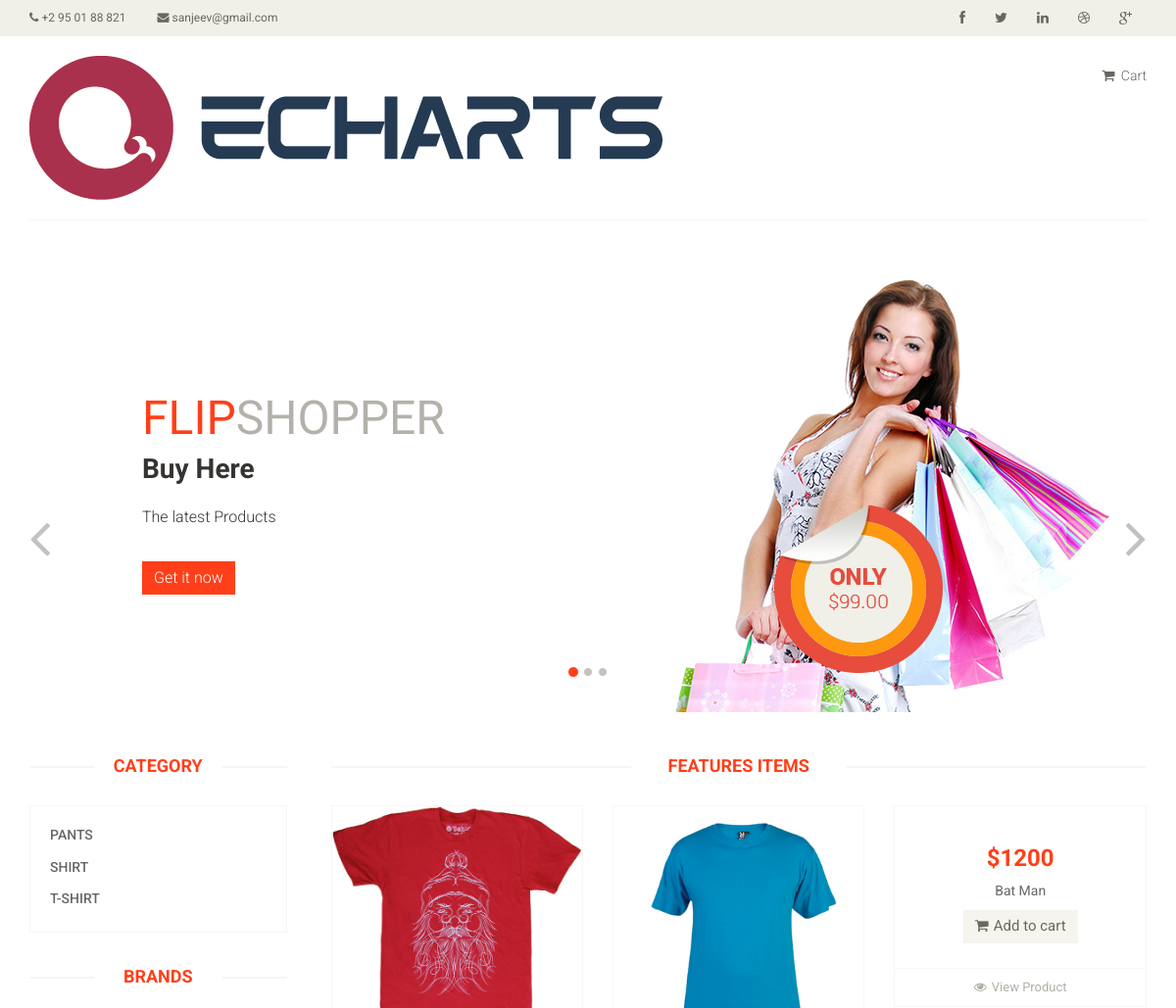
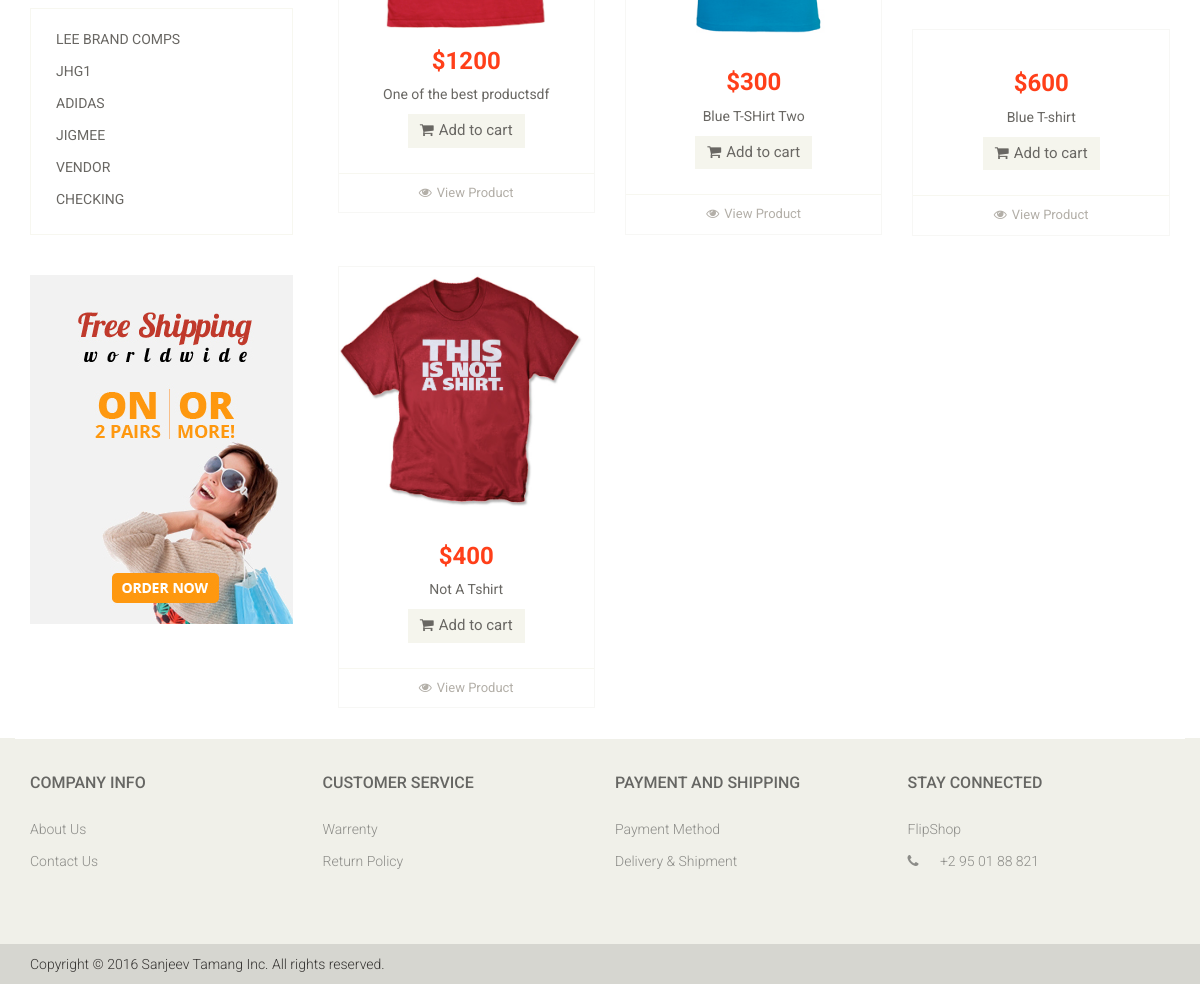
The page / on the database its author committed (2 pictures, top to bottom).
### tables this page shows
CREATE TABLE `product_category` (
  `product_cat_id` int(11) NOT NULL,
  `product_cat_name` varchar(100) NOT NULL
);

CREATE TABLE `company` (
  `company_id` int(11) NOT NULL,
  `company_name` varchar(35) NOT NULL,
  `company_address` varchar(35) NOT NULL,
  `company_phone` varchar(20) NOT NULL,
  `company_image` varchar(30) NOT NULL,
  `user_id` int(11) NOT NULL
);

CREATE TABLE `featured_products` (
  `featured_id` int(9) NOT NULL,
  `product_id` int(9) NOT NULL,
  `user_id` int(9) NOT NULL
);

CREATE TABLE `product_images` (
  `image_id` int(11) NOT NULL,
  `image_name` varchar(100) NOT NULL,
  `product_id` int(11) NOT NULL
);

CREATE TABLE `products` (
  `product_id` int(11) NOT NULL,
  `product_name` varchar(60) NOT NULL,
  `product_quantity` varchar(20) NOT NULL,
  `product_price` varchar(100) NOT NULL,
  `product_details` varchar(200) NOT NULL,
  `product_brand` varchar(100) NOT NULL,
  `user_id` int(11) NOT NULL,
  `product_cat_id` int(11) NOT NULL
);

### controllers/index.php (called while the page is built, shortened)
<?php
class Index extends Controller
{
	function index(){
		$products = $this->model->getItems();
		$this->view->p_list = $products;
		$products = $this->model->productTypeList();
		$this->view->p_type_list = $products;
		$this->view->company_list = $this->model->companyNameList();
		$this->view->render('index/index');
	}
}

### index.php (called while the page is built, shortened)
<?php
require 'libs/Bootstrap.php';
require 'libs/Controller.php';
require 'libs/View.php';
require 'libs/Model.php';
$app = new Bootstrap();

### libs/Model.php (called while the page is built)
<?php
class Model
{
	function __construct()
	{
		$this->db = new Database();
	}
}
?>

### models/index_model.php (called while the page is built, shortened)
<?php
class Index_Model extends Model
{
	function getItems(){
		$query = $this->db->prepare("SELECT featured_products.product_id,products.product_details, products.product_price, products.product_name, product_images.image_name FROM featured_products INNER JOIN products ON products.product_id = featured_products.product_id JOIN product_images ON product_images.product_id = products.product_id ORDER BY featured_products.featured_id DESC LIMIT 6");
		$query->setFetchMode(PDO::FETCH_ASSOC);
		$query->execute();
		$data = $query->fetchAll();
		return $data;
    }
   	function productTypeList(){
		$query = $this->db->prepare("SELECT * FROM product_category");
		$query->execute();
		$product_type = $query->fetchAll();
		return $product_type;
	}
	function companyNameList(){
		$query = $this->db->prepare("SELECT company_name FROM company");
		$query->execute();
		$companyList = $query->fetchAll();
		return $companyList;
	}
}

### libs/Controller.php (called while the page is built, shortened)
<?php
class Controller
{
	public function loadModel($name){
		$path = 'models/'.$name.'_model.php';
		if(file_exists($path)){
			$this->model = new $modelName();
		}
	}
}

### views/index/index.php (the view, shortened to what this page needs)
<section id="slider">
	<div class="container">
		<div class="row">
			<div class="col-sm-12">
				<div id="slider-carousel" class="carousel slide" data-ride="carousel">
					<ol class="carousel-indicators">
						<li data-target="#slider-carousel" data-slide-to="0" class="active"></li>
						<li data-target="#slider-carousel" data-slide-to="1"></li>
						<li data-target="#slider-carousel" data-slide-to="2"></li>
					</ol>
					<div class="carousel-inner">
						<div class="item active">
							<div class="col-sm-6">
								<h1><span>FLIP</span>SHOPPER</h1>
								<h2>Buy Here</h2>
								<p>The latest Products</p>
								<button type="button" class="btn btn-default get">Get it now</button>
							</div>
							<div class="col-sm-6">
								<img src="<?php echo URL; ?>public/images/home/girl1.jpg" class="girl img-responsive" alt="" />
								<img src="<?php echo URL; ?>public/images/home/pricing.png"  class="pricing" alt="" />
							</div>
						</div>
					</div>
					<a href="#slider-carousel" class="left control-carousel hidden-xs" data-slide="prev">
						<i class="fa fa-angle-left"></i>
					</a>
					<a href="#slider-carousel" class="right control-carousel hidden-xs" data-slide="next">
						<i class="fa fa-angle-right"></i>
					</a>
				</div>
			</div>
		</div>
	</div>
</section>
<section>
	<div class="container">
		<div class="row">
			<div class="col-sm-3">
				<div class="left-sidebar">
					<h2>Category</h2>
					<div class="panel-group category-products" id="accordian">
						<?php $p_list = $this->p_type_list;
							foreach ($p_list as $value) {
						?>
						<div class="panel panel-default">
							<div class="panel-heading">
								<h4 class="panel-title"><a href="index/productbyType/<?php echo $value['product_cat_id']; ?>"><?php echo $value['product_cat_name']; ?></a></h4>
							</div>
						</div>
						<?php
							}
						?>
						</div>
					<div class="brands_products">
						<h2>Brands</h2>
						<div class="brands-name">
							<ul class="nav nav-pills nav-stacked">
								<?php foreach ($this->company_list as $value) {
								 ?>
								<li><a href="#"><?php echo $value[0]; ?></a></li>
								<?php } ?>
							</ul>
						</div>
					</div>
					<div class="shipping text-center">
						<img src="<?php echo URL; ?>images/home/shipping.jpg" alt="" />
					</div>
				</div>
			</div>
			<div class="col-sm-9 padding-right">
				<div class="features_items">
					<h2 class="title text-center">Features Items</h2>
					<?php $temp = $this->p_list;
						foreach ($temp as $value) {
					 ?>
					<div class="col-sm-4">
						<div class="product-image-wrapper">
							<div class="single-products">
									<div class="productinfo text-center">
										<img src="<?php echo URL; ?>/public/images/product-details/<?php echo $value['image_name']; ?>" alt="" />
										<h2>$<?php echo $value['product_price']; ?></h2>
										<p><?php echo $value['product_name']; ?></p>
										<a href="#" class="btn btn-default add-to-cart"><i class="fa fa-shopping-cart"></i>Add to cart</a>
									</div>
									<div class="product-overlay">
										<div class="overlay-content">
										</div>
									</div>
							</div>
							<div class="choose">
								<ul class="nav nav-pills nav-justified">
									<li><a href="<?php echo URL; ?>index/viewproducts/<?php echo $value['product_id']; ?>"><i class="fa fa-eye"></i>View Product</a></li>
								</ul>
							</div>
						</div>
					</div>
					<? } ?>
				</div>
			</div>
		</div>
	</div>
</section>

### libs/Bootstrap.php (shortened to what this page needs)
<?php
 class Bootstrap
 {
 	function __construct()
 	{
 		if(!empty($_GET['url'])){
 			Session::init();
 			$url = $_GET['url'];
		 	$url = rtrim($url,'/');
			$url = explode('/', $url);
			$file = 'controllers/'.$url[0].'.php';
			if (file_exists($file)) {
				require $file;
			}else{
				$this->errorPage();
				return false;
			}
			$controller = new $url[0];
			try{
				$controller->loadModel($url[0]);
			}catch(Error $e){
			}
			try{
				if (isset($url[2])) {
				$controller->{$url[1]}($url[2]);
				}else if (isset($url[1])) {
					$controller->{$url[1]}();
				}else{
					$controller->index();
				}
			}catch(Error $e){
				$this->errorPage();
				return false;
			}
		}else{
			require 'controllers/index.php';
			$controller = new Index();
			try{
				$controller->loadModel('index');
			}catch(Error $e){
			}
			$controller->index();
		}
 	}
 }

### libs/View.php (shortened to what this page needs)
<?php
class View
{
	public function render($name, $value = 0,$noInclude = false){
		if($noInclude == true){
			require 'views/'.$name.'.php';
		}elseif($value == 1){
			require 'views/dashboard/header/header.php';
			require 'views/'.$name.'.php';
			require 'views/dashboard/footer/footer.php';
		}else{
			require 'views/header.php';
			require 'views/'.$name.'.php';
			require 'views/footer.php';
		}
	}
}

### views/header.php (shortened to what this page needs)
<!DOCTYPE html>
<html lang="en">
<head>
	<link rel="stylesheet" type="text/css" href="<?php echo URL; ?>public/css/style.css">
    <link rel="stylesheet" type="text/css" href="<?php echo URL; ?>public/css/bootstrap.min.css">
	<link rel="stylesheet" type="text/css" href="<?php echo URL; ?>public/css/font-awesome.min.css">
	<link rel="stylesheet" type="text/css" href="<?php echo URL; ?>public/css/prettyPhoto.css">
	<link rel="stylesheet" type="text/css" href="<?php echo URL; ?>public/css/price-range.css">
	<link rel="stylesheet" type="text/css" href="<?php echo URL; ?>public/css/animate.css">
	<link rel="stylesheet" type="text/css" href="<?php echo URL; ?>public/css/main.css">
	<link rel="stylesheet" type="text/css" href="<?php echo URL; ?>public/css/responsive.css">
     <link rel="stylesheet" type="text/css" href="<?php echo URL; ?>public/datatable/css/dataTables.bootstrap.min.css">
        <link rel="stylesheet" type="text/css" href="<?php echo URL; ?>public/css/style.css">
    <link href="<?php echo URL; ?>public/css/sb-admin-2.css" rel="stylesheet">
</head>
<body>
<header id="header">
        <div class="header_top">
            <div class="container">
                <div class="row">
                    <div class="col-sm-6">
                        <div class="contactinfo">
                            <ul class="nav nav-pills">
                                <li><a href="#"><i class="fa fa-phone"></i> +2 95 01 88 821</a></li>
                                <li><a href="#"><i class="fa fa-envelope"></i> sanjeev@gmail.com</a></li>
                            </ul>
                        </div>
                    </div>
                    <div class="col-sm-6">
                        <div class="social-icons pull-right">
                            <ul class="nav navbar-nav">
                                <li><a href="#"><i class="fa fa-facebook"></i></a></li>
                                <li><a href="#"><i class="fa fa-twitter"></i></a></li>
                                <li><a href="#"><i class="fa fa-linkedin"></i></a></li>
                                <li><a href="#"><i class="fa fa-dribbble"></i></a></li>
                                <li><a href="#"><i class="fa fa-google-plus"></i></a></li>
                            </ul>
                        </div>
                    </div>
                </div>
            </div>
        </div>
        <div class="header-middle">
            <div class="container">
                <div class="row">
                    <div class="col-sm-4">
                        <div class="logo pull-left">
                            <a href="<?php echo URL; ?>index"><img src="<?php echo URL; ?>public/images/home/logo.png" alt="" /></a>
                        </div>
                    </div>
                    <div class="col-sm-8">
                        <div class="shop-menu pull-right">
                            <ul class="nav navbar-nav">
                                <li><a href="<?php echo URL; ?>order/viewCart"><i class="fa fa-shopping-cart"></i> Cart
                                ?></a></li>
                            </ul>
                        </div>
                    </div>
                </div>
            </div>
        </div>
        <div class="header-bottom">
            <div class="container">
                <div class="row">
                    <div class="col-sm-9">
                    </div>
                    <div class="col-sm-3">
                    </div>
                </div>
            </div>
        </div>
    </header>

### views/footer.php (shortened to what this page needs)
	   <footer id="footer">
        <div class="footer-widget">
            <div class="container">
                <div class="row">
                    <div class="col-sm-3">
                        <div class="single-widget">
                            <h2>Company Info</h2>
                            <ul class="nav nav-pills nav-stacked">
                                <li><a href="#">About Us</a></li>
                                <li><a href="#">Contact Us</a></li>
                            </ul>
                        </div>
                    </div>
                    <div class="col-sm-3">
                        <div class="single-widget">
                            <h2>Customer Service</h2>
                            <ul class="nav nav-pills nav-stacked">
                                <li><a href="#">Warrenty</a></li>
                                <li><a href="#">Return Policy</a></li>
                            </ul>
                        </div>
                    </div>
                    <div class="col-sm-3">
                        <div class="single-widget">
                            <h2>Payment and Shipping</h2>
                            <ul class="nav nav-pills nav-stacked">
                                <li><a href="#">Payment Method</a></li>
                                <li><a href="#">Delivery & Shipment</a></li>
                            </ul>
                        </div>
                    </div>
                    <div class="col-sm-3">
                        <div class="single-widget">
                            <h2>Stay Connected</h2>
                            <ul class="nav nav-pills nav-stacked">
                                <li><a href="#">FlipShop</a></li>
                                <li><a href="#"><i class="fa fa-phone"></i> +2 95 01 88 821</a></li>
                            </ul>
                        </div>
                    </div>
                </div>
            </div>
        </div>
        <div class="footer-bottom">
            <div class="container">
                <div class="row">
                    <p class="pull-left">Copyright © 2016 Sanjeev Tamang Inc. All rights reserved.</p>
                </div>
            </div>
        </div>
    </footer>
</body>
</html>

### public/css/sb-admin-2.css (style rules this page uses)
body { background-color: #ffffff; }

### rows shown on the page
product_category: product_cat_name "PANTS"
product_category: product_cat_name "SHIRT"
product_category: product_cat_name "T-SHIRT"
company: company_name "LEE BRAND COMPS"
company: company_name "JHG1"
company: company_name "ADIDAS"
company: company_name "JIGMEE"
company: company_name "VENDOR"
company: company_name "CHECKING"
featured_products: product_images.image_name (picture), product.product_price "1200", product.product_name "One of the best productsdf"
featured_products: product_images.image_name (picture), product.product_price "300", product.product_name "Blue T-SHirt Two"
featured_products: product.product_price "1200", product.product_name "Bat Man"
featured_products: product.product_price "600", product.product_name "Blue T-shirt"
featured_products: product_images.image_name (picture), product.product_price "400", product.product_name "Not A Tshirt"
